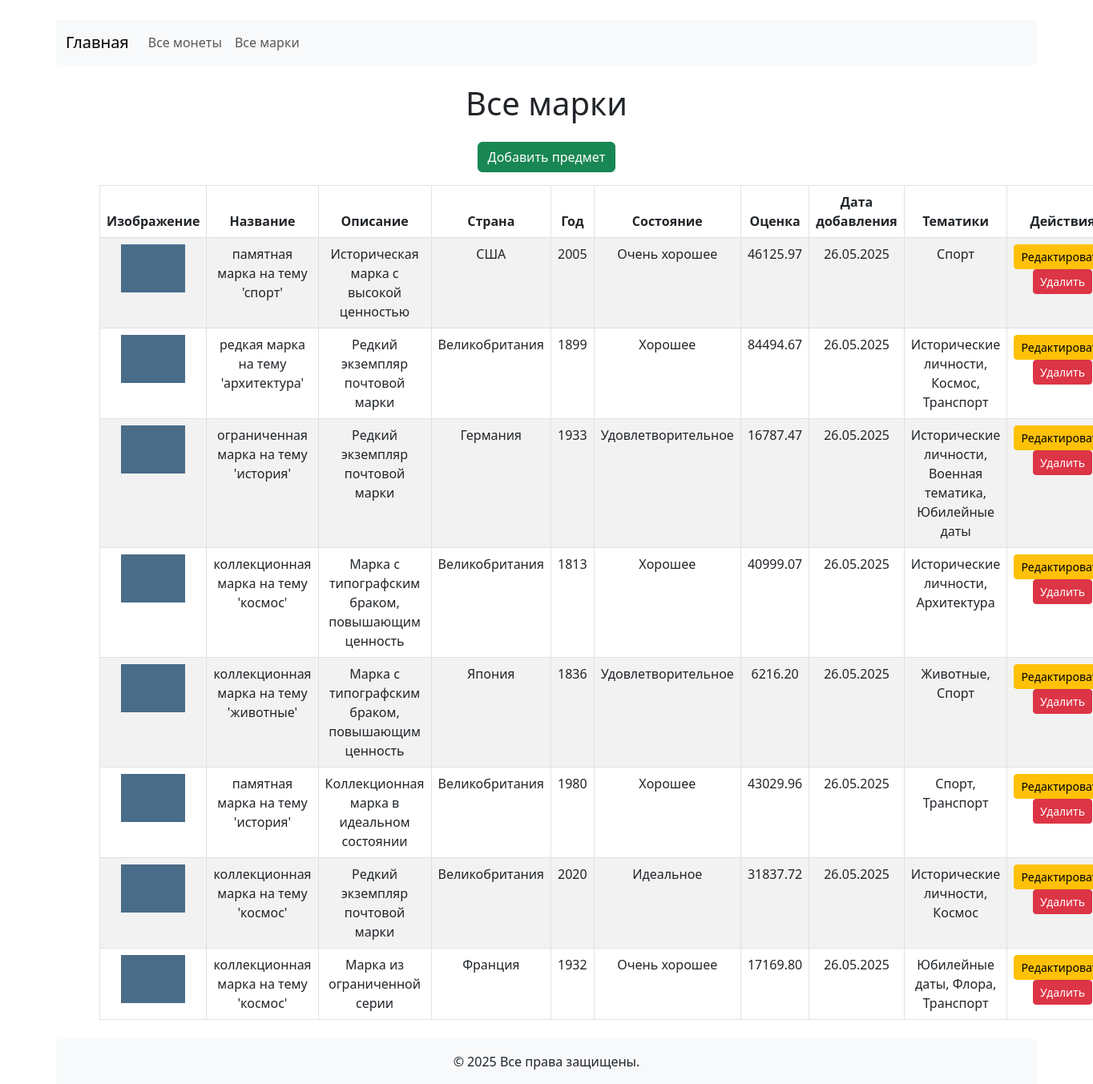
Page /calendar/stamps/ on the earlier database version.
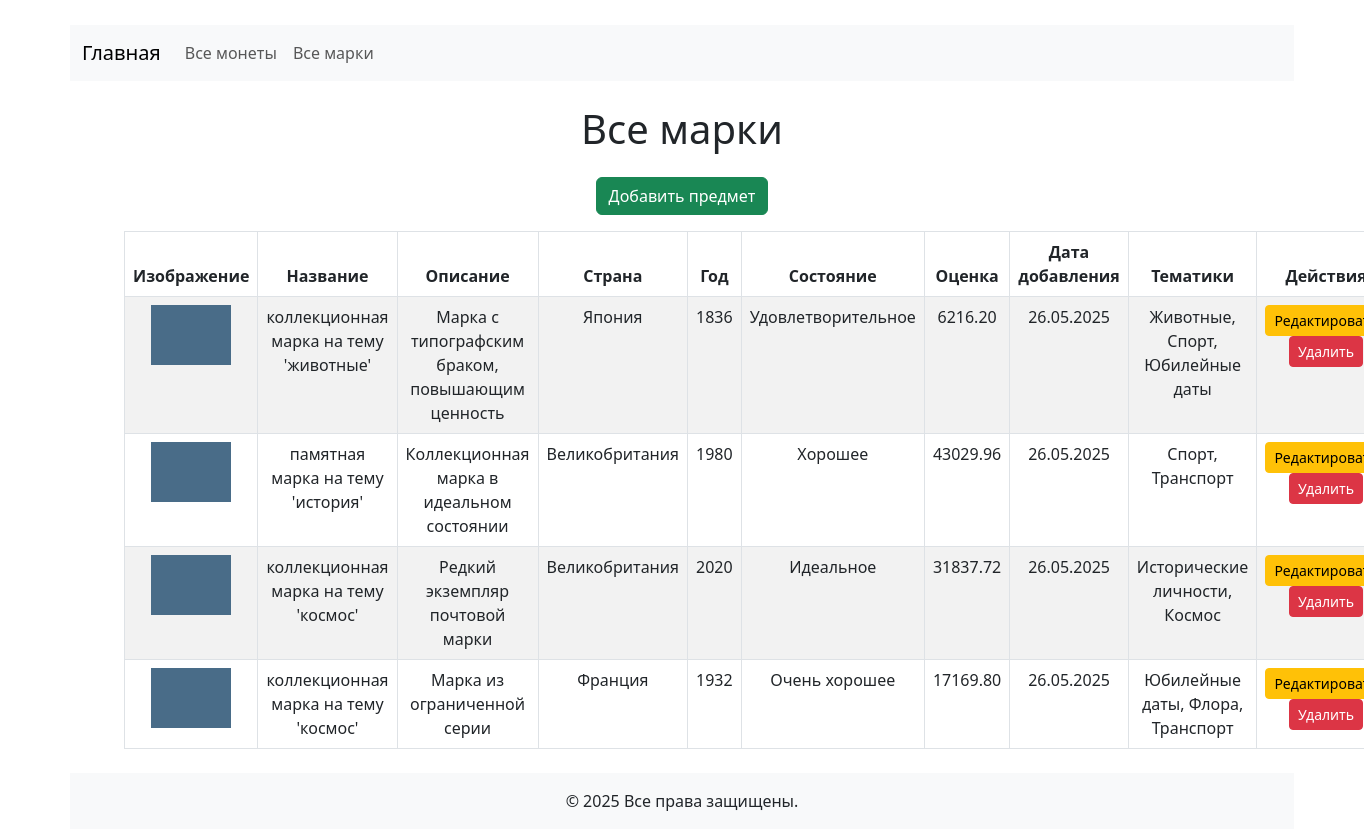
Same page on the later database version.
### collection/models.py (models this page shows, shortened)
class Item(models.Model):
    CONDITION_CHOICES = [
        ('M', _('Идеальное')),
        ('NM', _('Почти идеальное')),
        ('VG', _('Очень хорошее')),
        ('G', _('Хорошее')),
        ('F', _('Удовлетворительное')),
        ('P', _('Плохое')),
    ]
    user = models.ForeignKey(User, null=True, blank=True, on_delete=models.CASCADE, verbose_name=_("Владелец"))
    category = models.ForeignKey(Category, on_delete=models.PROTECT, verbose_name=_("Категория"))
    themes = models.ManyToManyField(Theme, verbose_name=_("Тематики"))
    title = models.CharField(max_length=255, verbose_name=_("Название"))
    description = models.TextField(verbose_name=_("Описание"))
    country = models.CharField(max_length=100, verbose_name=_("Страна происхождения"))
    year = models.IntegerField(verbose_name=_("Год создания"))
    condition = models.CharField(max_length=2, choices=CONDITION_CHOICES, verbose_name=_("Состояние"))
    estimated_value = models.DecimalField(max_digits=10, decimal_places=2, verbose_name=_("Оценочная стоимость"))
    photo = models.ImageField(upload_to='items/', verbose_name=_("Фотография"))
    created_at = models.DateTimeField(auto_now_add=True, verbose_name=_("Дата добавления"))
    class Meta:
        verbose_name = _("Предмет коллекции")
        verbose_name_plural = _("Предметы коллекции")
        ordering = ['-created_at']

class Theme(models.Model):
    name = models.CharField(max_length=100, verbose_name=_("Название тематики"))
    class Meta:
        verbose_name = _("Тематика")
        verbose_name_plural = _("Тематики")

### collection/views.py (the view)
# urls.py: path('calendar/stamps/', views.stamps_view, name='calendar_stamps'),
def stamps_view(request):
    try:
        stamps_category = Category.objects.get(name="Марки")
        stamps = Item.objects.filter(category=stamps_category).order_by('-id')
    except Category.DoesNotExist:
        stamps = []
    return render(request, 'main/calendar_stamps.html', {'items': stamps})

### collection/templates/main/calendar_stamps.html (shortened to what this page needs)
<!DOCTYPE html>
<html lang="ru">
<head>
    <link href="https://cdn.jsdelivr.net/npm/bootstrap@5.3.0/dist/css/bootstrap.min.css" rel="stylesheet" />
</head>
<body>
    <nav class="navbar navbar-expand-lg navbar-light bg-light mb-4">
      <div class="container-fluid">
        <a class="navbar-brand" href="{% url 'index' %}">Главная</a>
        <div class="collapse navbar-collapse" id="navbarNav">
          <ul class="navbar-nav">
            <li class="nav-item">
              <a class="nav-link" href="{% url 'calendar_coins' %}">Все монеты</a>
            </li>
            <li class="nav-item">
              <a class="nav-link" href="{% url 'calendar_stamps' %}">Все марки</a>
            </li>
          </ul>
        </div>
      </div>
    </nav>
    <div class="container">
        <h1 class="mb-4">Все марки</h1>
        <a href="{% url 'item_create' %}" class="btn btn-success mb-3">Добавить предмет</a>
        <table class="table table-striped table-bordered">
            <thead>
                <tr>
                    <th>Изображение</th>
                    <th>Название</th>
                    <th>Описание</th>
                    <th>Страна</th>
                    <th>Год</th>
                    <th>Состояние</th>
                    <th>Оценка</th>
                    <th>Дата добавления</th>
                    <th>Тематики</th>
                    <th>Действия</th>
                </tr>
            </thead>
            <tbody>
                {% for item in items %}
                <tr>
                    <td>
                        {% if item.photo %}
                        <img src="{{ item.photo.url }}" alt="Фото" style="width:80px; height:auto;">
                        {% else %}
                        Нет фото
                        {% endif %}
                    </td>
                    <td>{{ item.title }}</td>
                    <td>{{ item.description|truncatechars:50 }}</td>
                    <td>{{ item.country }}</td>
                    <td>{{ item.year }}</td>
                    <td>{{ item.get_condition_display }}</td>
                    <td>{{ item.estimated_value }}</td>
                    <td>{{ item.created_at|date:"d.m.Y" }}</td>
                    <td>
                        {% for theme in item.themes.all %}
                            {{ theme.name }}{% if not forloop.last %}, {% endif %}
                        {% empty %}
                            Нет тематик
                        {% endfor %}
                    </td>
                    <td>
                        <button class="btn btn-sm btn-warning edit-btn" data-id="{{ item.id }}">Редактировать</button>
                        <button
                          type="button"
                          class="btn btn-sm btn-danger"
                          onclick="confirmDelete('{% url 'item_delete' item.id %}')"
                        >
                          Удалить
                        </button>
                    </td>
                </tr>
                {% empty %}
                <tr>
                    <td colspan="10" class="text-center">Нет предметов.</td>
                </tr>
                {% endfor %}
            </tbody>
        </table>
    </div>
    <footer class="bg-light text-center py-3 mt-4">
      <div class="container">
        <p class="mb-0">&copy; {% now "Y" %} Все права защищены.</p>
      </div>
    </footer>
</body>
</html>

Differences in the rows shown:
removed Item: photo (picture), title "памятная марка на тему 'спорт'", description "Историческая марка с высокой ценностью", country "США", year "2005", condition "Очень хорошее", estimated_value "46125.97", created_at "26.05.2025", Theme (name "Спорт")
removed Item: photo (picture), title "редкая марка на тему 'архитектура'", description "Редкий экземпляр почтовой марки", country "Великобритания", year "1899", condition "Хорошее", estimated_value "84494.67", created_at "26.05.2025", Theme (name "Исторические личности"), Theme (name "Космос"), Theme (name "Транспорт")
removed Item: photo (picture), title "ограниченная марка на тему 'история'", description "Редкий экземпляр почтовой марки", country "Германия", year "1933", condition "Удовлетворительное", estimated_value "16787.47", created_at "26.05.2025", Theme (name "Исторические личности"), Theme (name "Юбилейные даты")
no longer on this page (row unchanged): Theme: name "Военная тематика", shown under "ограниченная марка на тему 'история'"
removed Item: photo (picture), title "коллекционная марка на тему 'космос'", description "Марка с типографским браком, повышающим ценность", country "Великобритания", year "1813", condition "Хорошее", estimated_value "40999.07", created_at "26.05.2025", Theme (name "Исторические личности")
no longer on this page (row unchanged): Theme: name "Архитектура", shown under "коллекционная марка на тему 'космос'"
changed Item "коллекционная марка на тему 'животные'": gains Theme (name "Юбилейные даты")
shown differently, row unchanged: Theme "Спорт": now shows ","
